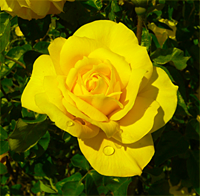
#> input picture Lectures/Data/blomma.png, 200 x 196 px
$ jupyter execute Lec13.1-KMeans_color.ipynb
#> lines starting #> are read from the running program, lines starting #| are printed output that depends on the picture
<a href="https://colab.research.google.com/github/kokchun/Maskininlarning-AI21/blob/main/Lectures/Lec13.1-KMeans_color.ipynb" target="_parent"></a> &nbsp; for interacting with the code

---
# Lecture notes - Color quantization with k-means
---

This is the lecture note for **k-means** clustering with application on color quantization.

<p class = "alert alert-info" role="alert"><b>Note</b> that this lecture note gives a brief introduction to k-means clustering. I encourage you to read further about k-means. </p>

Read more:

- [OpenCV](https://docs.opencv.org/4.x/index.html)
- [imread() - OpenCV](https://docs.opencv.org/4.x/d4/da8/group__imgcodecs.html#ga288b8b3da0892bd651fce07b3bbd3a56)
- [Color quantization - wikipedia](https://en.wikipedia.org/wiki/Color_quantization)

---

## Image processing

We use OpenCV in Python for image processing. Install it through

```
pipenv install opencv-python
```

This library has existed for very long time and the documentation looks very old, but it is very useful for various kinds of image processing

[cell 1]
import matplotlib.pyplot as plt
import cv2
import numpy as np

plt.style.use("seaborn-white")

# blue green red
img_BGR = cv2.imread("Data/blomma.png")
#> img_BGR is the input picture: shape (196, 200, 3); mean B, G, R 0, 101.1, 106.2

flower=img_BGR
plt.imshow(flower);

[cell 2]
# blue green red
img_BGR = cv2.imread("Data/blomma.png")

# convert BGR to RGB
flower = cv2.cvtColor(img_BGR, cv2.COLOR_BGR2RGB)
plt.imshow(flower);

[cell 3]
img_BGR = cv2.imread("Data/bella2.jpeg")
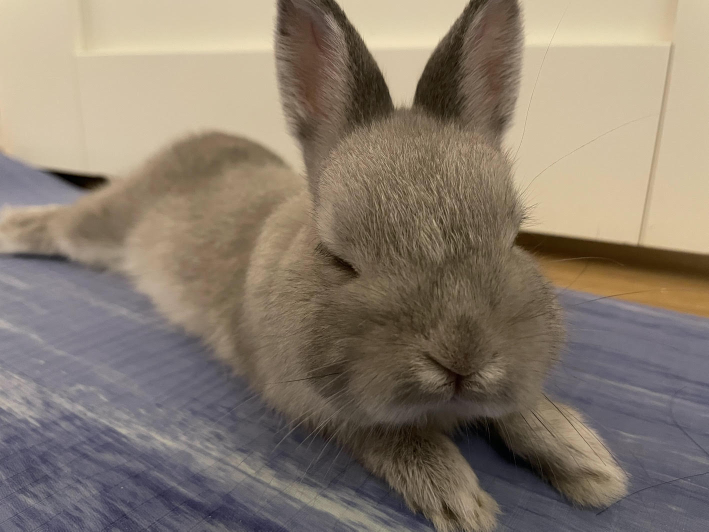
#> input picture Lectures/Data/bella2.jpeg, 1417 x 1063 px (shown at 1/2 size)
#> img_BGR is the input picture: shape (1063, 1417, 3); mean B, G, R 110, 124, 136.3
plt.imshow(img_BGR);

[cell 4]
img_BGR = cv2.imread("Data/bella2.jpeg")
img = cv2.cvtColor(img_BGR, cv2.COLOR_BGR2RGB)
print(img_BGR.shape)
#| (1063, 1417, 3)
# make image smaller
rabbit = cv2.resize(img, (int(img.shape[1]*.4), int(img.shape[0]*.4)))
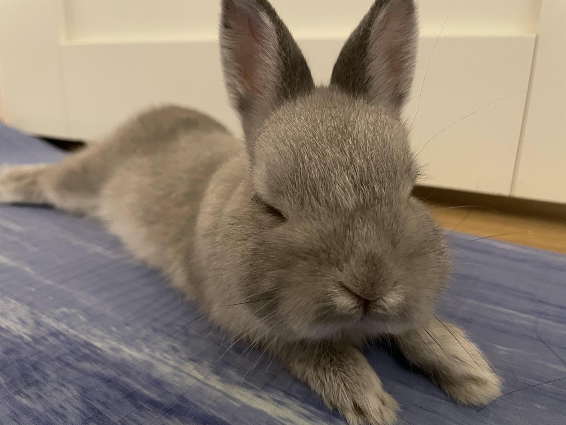
#> rabbit: shape (425, 566, 3); mean R, G, B 136.2, 123.9, 109.9
# height: shape[1], width:shape[0]

plt.imshow(rabbit)

---
## Color quantization
Reduce number of colors in an image by replacing with cluster center. These cluster centers can be computed with k-means algorithm.

- useful for simple color segmentation
- useful when a display only can show a small number of colors
- can be used for compression

First we flatten the each of the 3 matrices (R, G, B) to one dimensional vector for each color channel resulting in:

| R   | G   | B   |
| --- | --- | --- |
| R1  | G1  | B1  |
| R2  | G2  | B2  |
| ... | ... | ... |
| RN  | GN  | BN  |

Using k-means with $k$ as the number of colors, we find the cluster centers and give that color to every point in that cluster. Finally reshape it back to original shape.

[cell 5]
from sklearn.cluster import KMeans
from sklearn.preprocessing import MinMaxScaler

# note that the wildcard -1 calculates row*columns
X = flower.reshape(-1, 3)

# need to normalize data to 0-1
scaler = MinMaxScaler()

scaled_X = scaler.fit_transform(X)

kmean = KMeans(2)
kmean.fit(scaled_X)

print("Cluster centers:",kmean.cluster_centers_)
print("Cluster labels:", kmean.labels_)

# 1 picks second cluster center, all 0 picks first cluster center
quantized_color_space = kmean.cluster_centers_[kmean.labels_]

quantized = quantized_color_space.reshape(flower.shape)
plt.imshow(quantized)
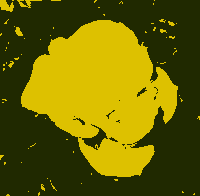
#> shown: shape (196, 200, 3) float64; mean R, G, B 0.416, 0.396, 0

[cell 6]
# segmentation
mask = (quantized[:,:,1] >.75)
plt.imshow(mask, cmap = "gray")
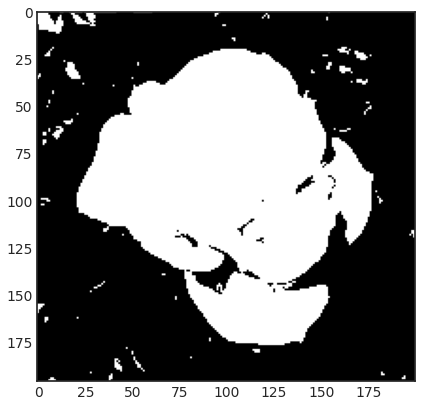
#> figure drawn by matplotlib, 1 panel

[cell 7]
segmented_flower = (mask[:, :, None]*flower)
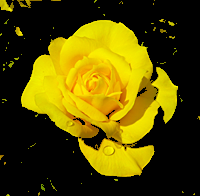
#> segmented_flower: shape (196, 200, 3); mean R, G, B 86.7, 75.5, 0
plt.imshow(segmented_flower)
plt.axis("off");

---
## Reduce colors

[cell 8]
X = rabbit.reshape(-1, 3)
scaled_X = scaler.fit_transform(X)

# for example a device can only show 10 discrete colors

kmean = KMeans(10)
kmean.fit(scaled_X)
quantized_color_space = kmean.cluster_centers_[kmean.labels_]

quantized = quantized_color_space.reshape(rabbit.shape)
plt.imshow(quantized)
plt.axis('off')
#plt.savefit('fin_kanin.png');
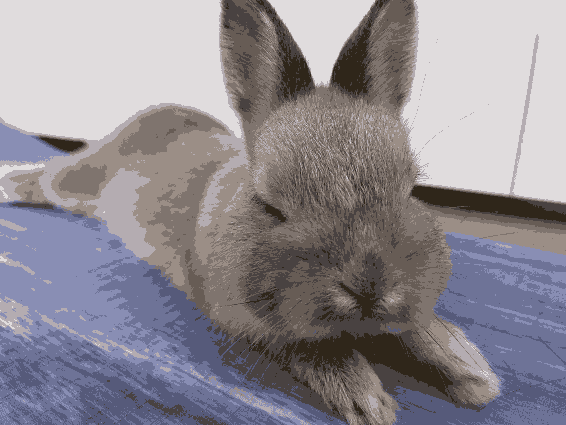
#> shown: shape (425, 566, 3) float64; mean R, G, B 0.563, 0.546, 0.572
